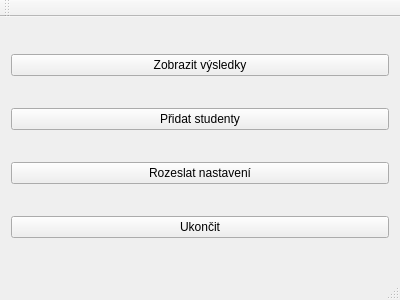
<?xml version="1.0" encoding="UTF-8"?>
<ui version="4.0">
 <class>MainWindow</class>
 <widget class="QMainWindow" name="MainWindow">
  <property name="geometry">
   <rect>
    <x>0</x>
    <y>0</y>
    <width>400</width>
    <height>300</height>
   </rect>
  </property>
  <property name="windowTitle">
   <string>Hlavní okno</string>
  </property>
  <widget class="QWidget" name="centralWidget">
   <layout class="QVBoxLayout" name="verticalLayout">
    <item>
     <widget class="QPushButton" name="pushButton">
      <property name="text">
       <string>Zobrazit výsledky</string>
      </property>
     </widget>
    </item>
    <item>
     <widget class="QPushButton" name="pushButton_2">
      <property name="text">
       <string>Přidat studenty</string>
      </property>
     </widget>
    </item>
    <item>
     <widget class="QPushButton" name="pushButton_4">
      <property name="text">
       <string>Rozeslat nastavení</string>
      </property>
     </widget>
    </item>
    <item>
     <widget class="QPushButton" name="pushButton_3">
      <property name="text">
       <string>Ukončit</string>
      </property>
     </widget>
    </item>
   </layout>
  </widget>
  <widget class="QMenuBar" name="menuBar">
   <property name="geometry">
    <rect>
     <x>0</x>
     <y>0</y>
     <width>400</width>
     <height>25</height>
    </rect>
   </property>
  </widget>
  <widget class="QToolBar" name="mainToolBar">
   <attribute name="toolBarArea">
    <enum>TopToolBarArea</enum>
   </attribute>
   <attribute name="toolBarBreak">
    <bool>false</bool>
   </attribute>
  </widget>
  <widget class="QStatusBar" name="statusBar"/>
 </widget>
 <layoutdefault spacing="6" margin="11"/>
 <resources/>
 <connections/>
</ui>
